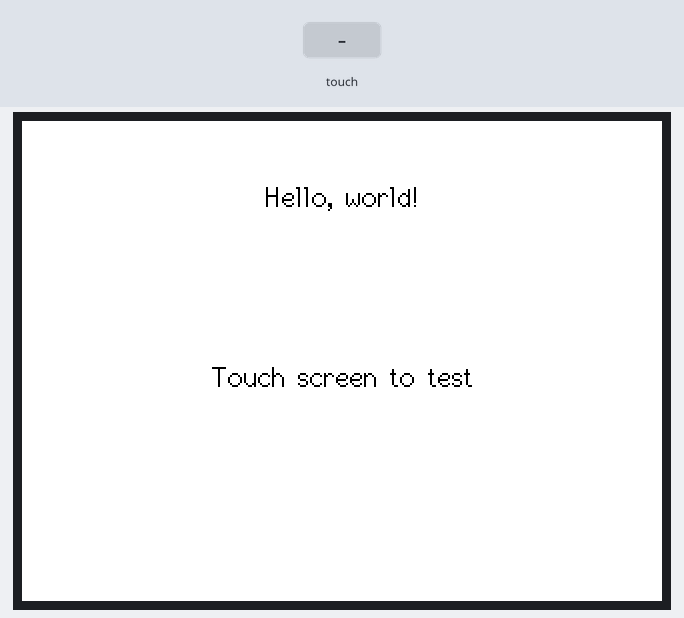
A sketch run on a simulated ESP32. On the bench: 320×240 colour display. The inputs (shaded band) are chosen by the test bench. What the sketch prints to the serial monitor is not drawn.

Above: at 1.4 s.
1.5 s: touch panel pressed at 13 % / 10 % of its raw x / y range
At 2.7 s:
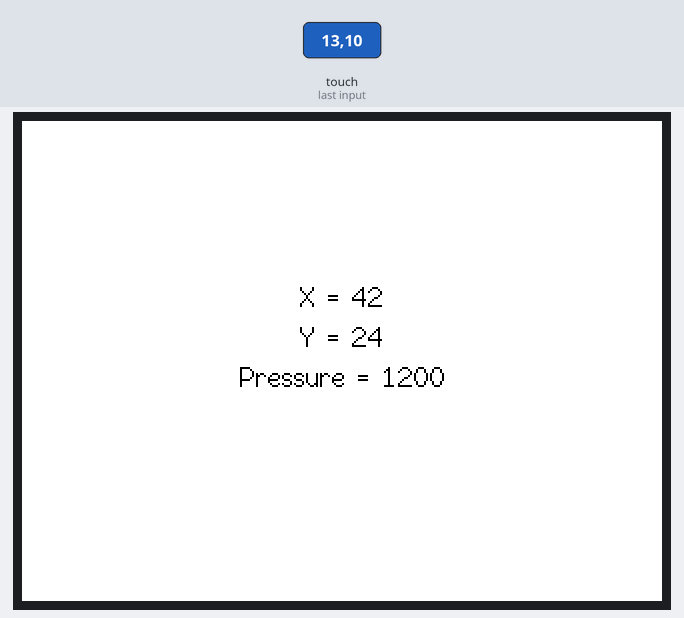
3.0 s: touch panel pressed at 38 % / 10 % of its raw x / y range
At 4.1 s:
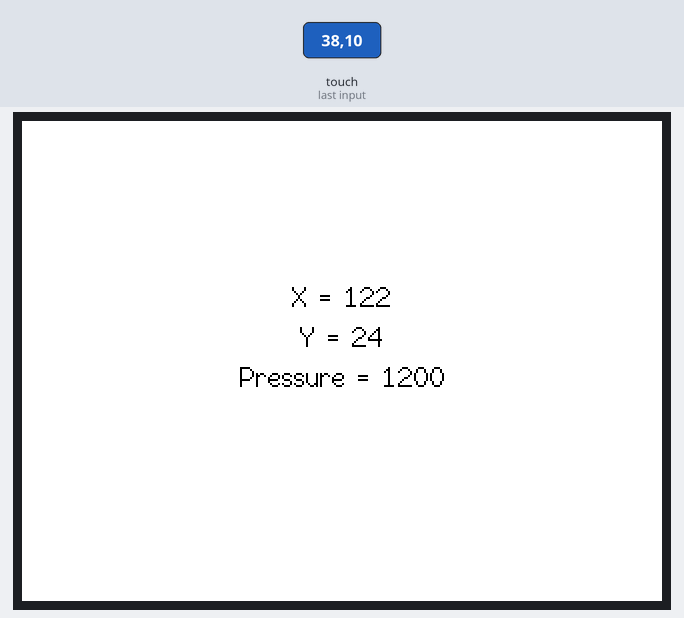
Timing chart, 0 to 6.0 s (numbered marks = the images above; inputs shaded):
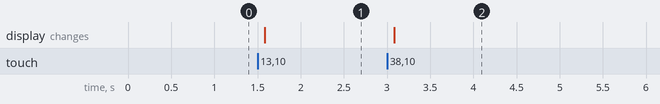

Measured:
- after the input at 1.5 s, the display: changes after 0.08 s (image 1)
- after the input at 3.0 s, the display: changes after 0.08 s (image 2)

The sketch:

TFT_Mappatura_resistiva.ino
```cpp
// (licence header left out)
#include <SPI.h>
#include <TFT_eSPI.h>
#include <XPT2046_Touchscreen.h>

TFT_eSPI tft = TFT_eSPI();  /**< TFT display object */

// Touchscreen pins
#define XPT2046_IRQ 36   /**< Touchscreen IRQ pin */
#define XPT2046_MOSI 32  /**< Touchscreen MOSI pin */
#define XPT2046_MISO 39  /**< Touchscreen MISO pin */
#define XPT2046_CLK 25   /**< Touchscreen clock pin */
#define XPT2046_CS 33    /**< Touchscreen chip select pin */

SPIClass touchscreenSPI = SPIClass(VSPI);  /**< SPI object for touchscreen */
XPT2046_Touchscreen touchscreen(XPT2046_CS, XPT2046_IRQ);  /**< Touchscreen object */

#define SCREEN_WIDTH 320   /**< Width of the TFT screen */
#define SCREEN_HEIGHT 240  /**< Height of the TFT screen */
#define FONT_SIZE 2        /**< Font size for text display */

// Touchscreen coordinates: (x, y) and pressure (z)
int x, y, z;

/**
 * @brief Print touchscreen information to the Serial Monitor.
 *
 * This function prints the X, Y coordinates and the pressure (Z) of the touchscreen
 * to the Serial Monitor.
 *
 * @param touchX The X coordinate of the touch
 * @param touchY The Y coordinate of the touch
 * @param touchZ The pressure of the touch
 */
void printTouchToSerial(int touchX, int touchY, int touchZ) {
  Serial.print("X = ");
  Serial.print(touchX);
  Serial.print(" | Y = ");
  Serial.print(touchY);
  Serial.print(" | Pressure = ");
  Serial.print(touchZ);
  Serial.println();
}

/**
 * @brief Print touchscreen information to the TFT display.
 *
 * This function prints the X, Y coordinates and the pressure (Z) of the touchscreen
 * to the TFT display.
 *
 * @param touchX The X coordinate of the touch
 * @param touchY The Y coordinate of the touch
 * @param touchZ The pressure of the touch
 */
void printTouchToDisplay(int touchX, int touchY, int touchZ) {
  // Clear TFT screen
  tft.fillScreen(TFT_WHITE);
  tft.setTextColor(TFT_BLACK, TFT_WHITE);

  int centerX = SCREEN_WIDTH / 2;
  int textY = 80;

  String tempText = "X = " + String(touchX);
  tft.drawCentreString(tempText, centerX, textY, FONT_SIZE);

  textY += 20;
  tempText = "Y = " + String(touchY);
  tft.drawCentreString(tempText, centerX, textY, FONT_SIZE);

  textY += 20;
  tempText = "Pressure = " + String(touchZ);
  tft.drawCentreString(tempText, centerX, textY, FONT_SIZE);
}

/**
 * @brief Setup function initializes serial communication, SPI for touchscreen, and TFT display.
 *
 * This function is called once when the microcontroller starts.
 * It initializes serial communication at 115200 baud, SPI communication for the touchscreen,
 * and sets up the TFT display. It also displays a welcome message on the TFT screen.
 */
void setup() {
  Serial.begin(115200);

  // Start the SPI for the touchscreen and init the touchscreen
  touchscreenSPI.begin(XPT2046_CLK, XPT2046_MISO, XPT2046_MOSI, XPT2046_CS);
  touchscreen.begin(touchscreenSPI);
  // Set the touchscreen rotation in landscape mode
  // Note: in some displays, the touchscreen might be upside down, so you might need to set the rotation to 3: touchscreen.setRotation(3);
  touchscreen.setRotation(1);

  // Start the TFT display
  tft.init();
  // Set the TFT display rotation in landscape mode
  tft.setRotation(1);

  // Clear the screen before writing to it
  tft.fillScreen(TFT_WHITE);
  tft.setTextColor(TFT_BLACK, TFT_WHITE);

  // Set X and Y coordinates for center of display
  int centerX = SCREEN_WIDTH / 2;
  int centerY = SCREEN_HEIGHT / 2;

  tft.drawCentreString("Hello, world!", centerX, 30, FONT_SIZE);
  tft.drawCentreString("Touch screen to test", centerX, centerY, FONT_SIZE);
}

/**
 * @brief Main loop function checks for touchscreen touches and displays coordinates and pressure.
 *
 * This function runs repeatedly, checking if the touchscreen is touched.
 * If touched, it retrieves the touch coordinates and pressure, maps them to the screen dimensions,
 * and prints the values to the serial monitor and TFT display.
 */
void loop() {
  // Checks if touchscreen was touched, and prints X, Y and Pressure (Z) info on the TFT display and Serial Monitor
  if (touchscreen.tirqTouched() && touchscreen.touched()) {
    // Get touchscreen points
    TS_Point p = touchscreen.getPoint();
    // Calibrate touchscreen points with map function to the correct width and height
    x = map(p.x, 200, 3700, 1, SCREEN_WIDTH);
    y = map(p.y, 240, 3800, 1, SCREEN_HEIGHT);
    z = p.z;

    printTouchToSerial(x, y, z);
    printTouchToDisplay(x, y, z);

    delay(100);
  }
}
```
